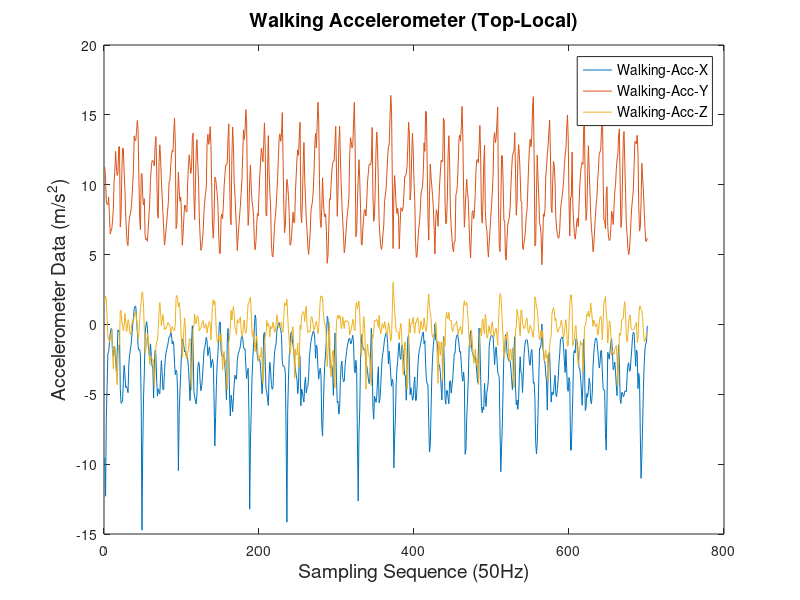
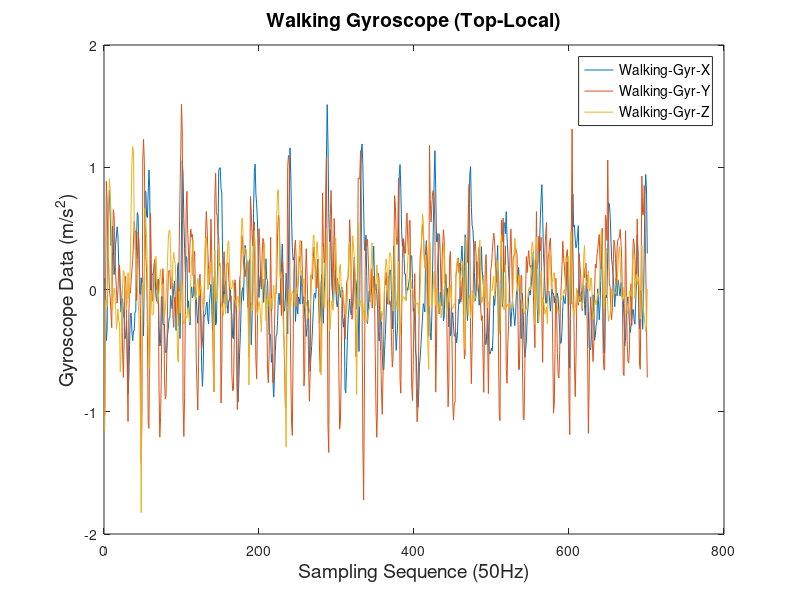
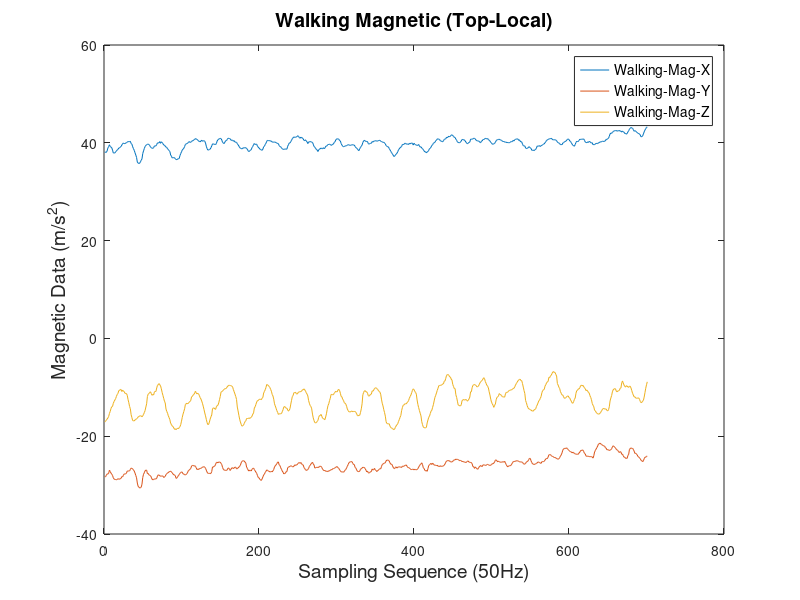

MATLAB code to generate these figures, in order:
SourceData=importdata('Top_3.csv');
startIndex = 97;
endIndex = 797;
selectNum=endIndex-startIndex+1;
sycnData = SourceData.data(startIndex:endIndex,:);
acc = sycnData(:,1:3);
gyr = sycnData(:,10:12);
mag = sycnData(:,13:15);

figure(1);
plot(acc);
legend('Walking-Acc-X','Walking-Acc-Y', 'Walking-Acc-Z','FontSize',10);
xlabel('Sampling Sequence (50Hz)','FontSize',14);
ylabel('Accelerometer Data (m/s^2)','FontSize',14);
title('Walking Accelerometer (Top-Local)','FontSize',14);

figure(2);
plot(gyr);
legend('Walking-Gyr-X','Walking-Gyr-Y', 'Walking-Gyr-Z','FontSize',10);
xlabel('Sampling Sequence (50Hz)','FontSize',14);
ylabel('Gyroscope Data (m/s^2)','FontSize',14);
title('Walking Gyroscope (Top-Local)','FontSize',14);

figure(3);
plot(mag);
legend('Walking-Mag-X','Walking-Mag-Y', 'Walking-Mag-Z','FontSize',10);
xlabel('Sampling Sequence (50Hz)','FontSize',14);
ylabel('Magnetic Data (m/s^2)','FontSize',14);
title('Walking Magnetic (Top-Local)','FontSize',14);
